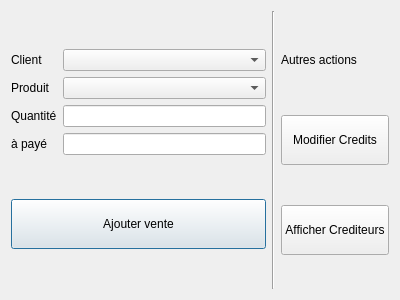
<?xml version="1.0" encoding="UTF-8"?>
<ui version="4.0">
 <class>VentesWindow</class>
 <widget class="QDialog" name="VentesWindow">
  <property name="geometry">
   <rect>
    <x>0</x>
    <y>0</y>
    <width>400</width>
    <height>300</height>
   </rect>
  </property>
  <property name="windowTitle">
   <string>Dialog</string>
  </property>
  <layout class="QHBoxLayout" name="horizontalLayout_2">
   <item>
    <layout class="QHBoxLayout" name="horizontalLayout">
     <item>
      <layout class="QVBoxLayout" name="verticalLayout">
       <item>
        <layout class="QGridLayout" name="gridLayout">
         <item row="0" column="0">
          <widget class="QLabel" name="label">
           <property name="text">
            <string>Client</string>
           </property>
          </widget>
         </item>
         <item row="1" column="0">
          <widget class="QLabel" name="label_2">
           <property name="text">
            <string>Produit</string>
           </property>
          </widget>
         </item>
         <item row="2" column="0">
          <widget class="QLabel" name="label_3">
           <property name="text">
            <string>Quantité</string>
           </property>
          </widget>
         </item>
         <item row="3" column="0">
          <widget class="QLabel" name="label_4">
           <property name="text">
            <string>à payé</string>
           </property>
          </widget>
         </item>
         <item row="0" column="1">
          <widget class="QComboBox" name="i_client"/>
         </item>
         <item row="1" column="1">
          <widget class="QComboBox" name="i_produit"/>
         </item>
         <item row="3" column="1">
          <widget class="QLineEdit" name="i_paye">
           <property name="inputMethodHints">
            <set>Qt::ImhDigitsOnly|Qt::ImhPreferNumbers</set>
           </property>
           <property name="text">
            <string/>
           </property>
          </widget>
         </item>
         <item row="2" column="1">
          <widget class="QLineEdit" name="i_quantite"/>
         </item>
        </layout>
       </item>
       <item>
        <widget class="QPushButton" name="b_vente">
         <property name="minimumSize">
          <size>
           <width>0</width>
           <height>50</height>
          </size>
         </property>
         <property name="text">
          <string>Ajouter vente</string>
         </property>
        </widget>
       </item>
      </layout>
     </item>
     <item>
      <widget class="Line" name="line">
       <property name="orientation">
        <enum>Qt::Vertical</enum>
       </property>
      </widget>
     </item>
     <item>
      <layout class="QVBoxLayout" name="verticalLayout_2">
       <item>
        <widget class="QLabel" name="label_5">
         <property name="minimumSize">
          <size>
           <width>0</width>
           <height>30</height>
          </size>
         </property>
         <property name="maximumSize">
          <size>
           <width>16777215</width>
           <height>30</height>
          </size>
         </property>
         <property name="text">
          <string>Autres actions</string>
         </property>
        </widget>
       </item>
       <item>
        <widget class="QPushButton" name="pushButton">
         <property name="minimumSize">
          <size>
           <width>0</width>
           <height>50</height>
          </size>
         </property>
         <property name="text">
          <string>Modifier Credits</string>
         </property>
        </widget>
       </item>
       <item>
        <widget class="QPushButton" name="pushButton_2">
         <property name="minimumSize">
          <size>
           <width>0</width>
           <height>50</height>
          </size>
         </property>
         <property name="text">
          <string>Afficher Crediteurs</string>
         </property>
        </widget>
       </item>
      </layout>
     </item>
    </layout>
   </item>
  </layout>
 </widget>
 <resources/>
 <connections/>
</ui>
